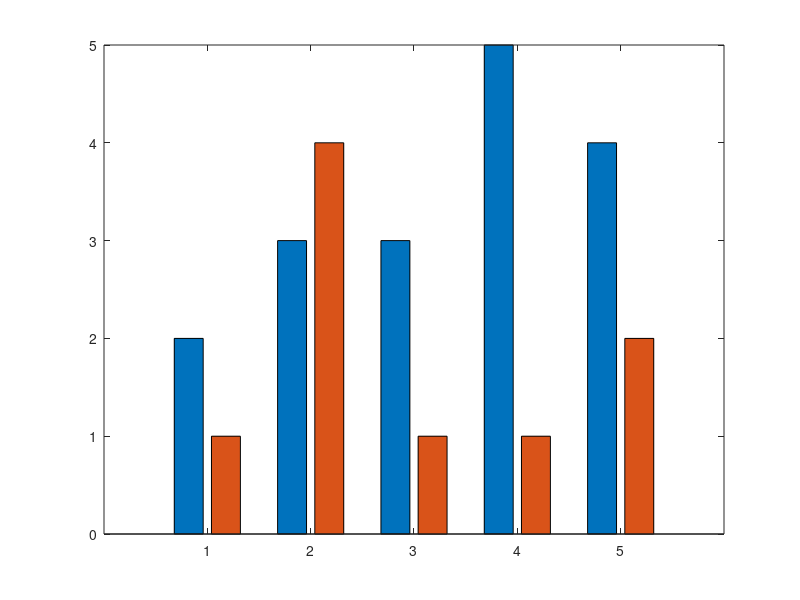

MATLAB code for this plot: (Note: this script raises an error after producing the figure.)
%{
SEC4.4.M

Material de apoio do livro "Octave: Seus primeiros passos na programação
científica". Exemplos da seção 4.4, capítulo 4, "Produzindo gráficos no
Octave".

* Autor: Alexandre 'Jaguar' Fioravante de Siqueira
* Editora: Casa do Código
* Contato: http://www.programandociencia.com/sobre/
           http://www.casadocodigo.com.br/
* Fórum de discussão: http://groups.google.com/d/forum/compcieoctave
* Material de apoio: http://goo.gl/VnnAnF

* Para citar esse material, por favor utilize a referência abaixo:
DE SIQUEIRA, A.F. Octave: Seus primeiros passos na programação
científica. São Paulo: Casa do Código, 2015.

Este programa é um software livre; você pode redistribuí-lo e/ou 
modificá-lo dentro dos termos da Licença Pública Geral GNU como 
publicada pela Fundação do Software Livre (FSF); na versão 3 da 
Licença, ou qualquer versão posterior.

Este programa é distribuído na esperança de que possa ser útil, 
mas SEM NENHUMA GARANTIA; sem uma garantia implícita de ADEQUAÇÃO
a qualquer MERCADO ou APLICAÇÃO EM PARTICULAR. Veja a
Licença Pública Geral GNU para maiores detalhes.

Você deve ter recebido uma cópia da Licença Pública Geral GNU junto
com este programa. Se não, veja <http://www.gnu.org/licenses/>.
%}


%% A função hist()
% #1
vet_ale = 100*rand(1,100);
hist(vet_ale,25)
title('Histograma')
xlabel('rand(1,100)')
ylabel('Frequência')

% #2
rand('seed',0);
vet_ale = 100*rand(1,100);

% #3
hist(vet_ale,25,'facecolor','g','edgecolor','r')


%% A função bar()
% #1
vetor = [2 1; 3 4; 3 1; 5 1; 4 2];
bar(vetor)

% #2
bar(x,'facecolor','y','edgecolor','m')

% #3
rand('seed',0)
dados_ale = rand(3,10)
bar(dados_ale,'stacked')

% #4
rand('seed',0)
dados_ale = rand(3,10)
bar(dados_ale,'stacked')
colormap('copper')


%% A função scatter()
% #1
vetor1 = rand(1,100);
vetor2 = rand(1,100);
scatter(vetor1,vetor2)

% #2
x = linspace(0,4*pi,200);
y = cos(exp((1/4)*x));
escala_tam = linspace(1,10,length(x));
scatter(x,y,escala_tam,'filled')

% #3
x = linspace(0,4*pi,200);
y = cos(exp((1/4)*x));
escala_cor = linspace(1,10,length(x));
scatter(x,y,[],escala_cor,'filled')

% #4
t = linspace(0,1,250);
x = exp(t).*sin(100*t);
y = exp(t).*cos(100*t);
escala_tam = linspace(1,10,length(t));
escala_cor = linspace(1,10,length(t));
scatter(x,y,escala_tam,escala_cor,'^','filled')

%% Nota 1
% #1
rand('seed',0)
vet_x = rand(1,100);
vet_y = rand(1,100);
vet_z = rand(1,100);
escala_tam = linspace(1,10,length(vet_x));
escala_cor = linspace(1,10,length(vet_x));
scatter3(vet_x,vet_y,vet_z,escala_tam,escala_cor,'filled')

% #2
escala_tam = escala_cor = linspace(0,pi,length(vet_x));


%% A função pie()
% #1
vet_entr = [1 1 3 2 4];
pie(vet_entr)
title('Gráfico de torta')

% #2
vet_entr = [1 1 3 2 4];
rotulos = {'Casa','Carro','Celular','Computador','Outros'};
expl = [0 0 0 0 1];
pie(vet_entr,rotulos,expl)
title('Gráfico de torta')


%% A função stairs()
% #1
x = 0:1:10;
stairs(x,sin(x),'r','linewidth',4)
xlabel('x')
ylabel('sin(x)')
title('Gráfico de escadas (seno)')


%% A função stem()
% #1
x = 0:1:10;
stem(x,sin(x),'m','filled','linewidth',3)
xlabel('x')
ylabel('sin(x)')
title('Gráfico discreto, dado por stem (seno)')
